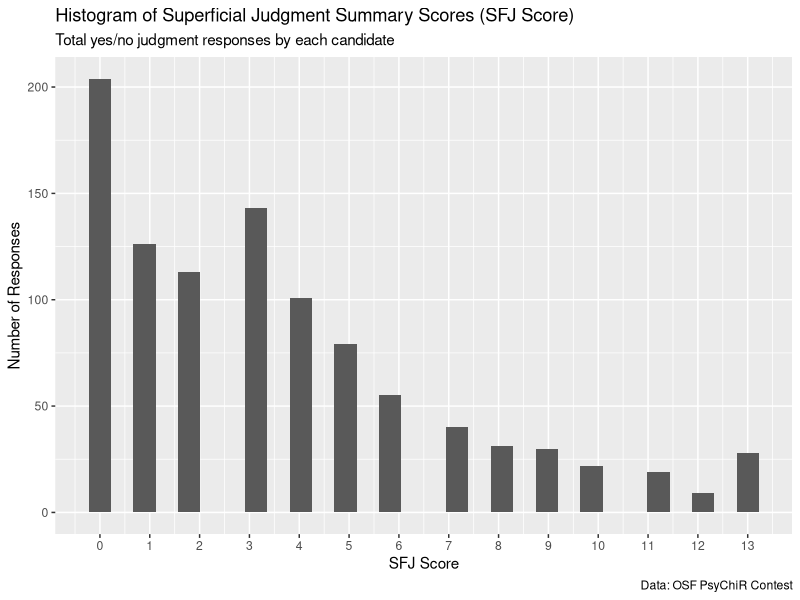

Write R code to recreate this figure.
## ---- chunk 1
library(dplyr)
library(tidyr)
library(ggplot2)
library(readr)
library(modeest)
## ---- chunk 2
singleUS <- read_csv("singleUS-singleUS.csv")

summary_scores <-
  singleUS %>%
  rowwise() %>%
  mutate(sfj_score = sum(c_across(judge_pic:judge_sparetime))) %>%
  ungroup()
## ---- chunk 3
ggplot(summary_scores, aes(x = sfj_score)) +
  geom_histogram(bins = 30) +
  labs(
    title = "Histogram of Superficial Judgment Summary Scores (SFJ Score)",
    subtitle = "Total yes/no judgment responses by each candidate",
    x = "SFJ Score",
    y = "Number of Responses",
    caption = "Data: OSF PsyChiR Contest"
  ) + 
  scale_x_continuous(breaks=0:13)


## ---- chunk 4
summary_scores %>%
  summarize(
    mean = mean(sfj_score),
    std_dev = sd(sfj_score),
    med = median(sfj_score),
    most = modeest::mfv(sfj_score)
  )
## ---- chunk 5
summary_scores %>%
  group_by(onenight) %>%
  summarize(
    mean = mean(sfj_score),
    std_dev = sd(sfj_score),
    med = median(sfj_score),
    most = modeest::mfv(sfj_score)
  )

t_test <- summary_scores %>%
  group_by(onenight) %>%
  select(ID, sfj_score, onenight) %>%
  drop_na()

t.test(t_test$sfj_score ~ t_test$onenight)
